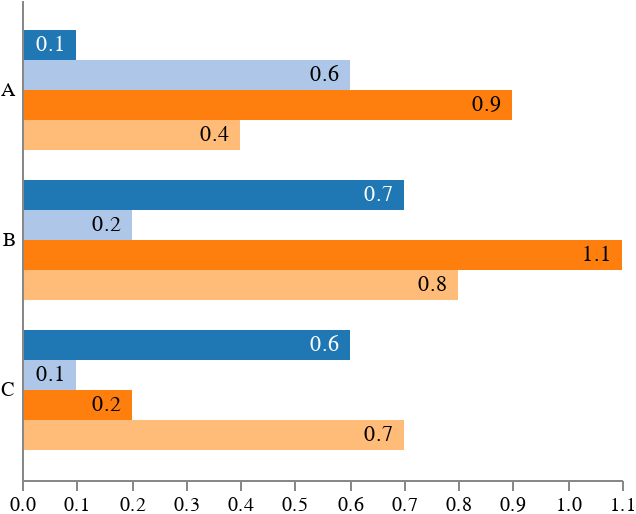

The specification (Vega-Lite) saved for this image:
### Vega specification from a JSON file in a GitHub repository (floating-point values rounded to 4 significant figures)
{"$schema": "https://vega.github.io/schema/vega/v5.json", "width": 300, "height": 240, "data": [{"name": "table", "values": [{"category": "A", "position": 0, "value": 0.1}, {"category": "A", "position": 1, "value": 0.6}, {"category": "A", "position": 2, "value": 0.9}, {"category": "A", "position": 3, "value": 0.4}, {"category": "B", "position": 0, "value": 0.7}, {"category": "B", "position": 1, "value": 0.2}, {"category": "B", "position": 2, "value": 1.1}, {"category": "B", "position": 3, "value": 0.8}, {"category": "C", "position": 0, "value": 0.6}, {"category": "C", "position": 1, "value": 0.1}, {"category": "C", "position": 2, "value": 0.2}, {"category": "C", "position": 3, "value": 0.7}]}], "scales": [{"name": "yscale", "type": "band", "domain": {"data": "table", "field": "category"}, "range": "height", "padding": 0.2}, {"name": "xscale", "type": "linear", "domain": {"data": "table", "field": "value"}, "range": "width", "round": true, "zero": true, "nice": true}, {"name": "color", "type": "ordinal", "domain": {"data": "table", "field": "position"}, "range": {"scheme": "category20"}}], "axes": [{"orient": "left", "scale": "yscale", "ticks": false, "labelPadding": 4, "zindex": 1}, {"orient": "bottom", "scale": "xscale"}], "marks": [{"type": "group", "from": {"facet": {"data": "table", "name": "facet", "groupby": "category"}}, "encode": {"enter": {"y": {"scale": "yscale", "field": "category"}}}, "signals": [{"name": "height", "update": "bandwidth('yscale')"}], "scales": [{"name": "pos", "type": "band", "range": "height", "domain": {"data": "facet", "field": "position"}}], "marks": [{"type": "group", "enabled": false, "marks": [{"name": "bars", "from": {"data": "facet"}, "type": "rect", "encode": {"enter": {"y": {"scale": "pos", "field": "position"}, "height": {"scale": "pos", "band": 1}, "x": {"scale": "xscale", "field": "value"}, "x2": {"scale": "xscale", "value": 0}, "fill": {"scale": "color", "field": "position"}}}}, {"type": "text", "from": {"data": "bars"}, "encode": {"enter": {"x": {"field": "x2", "offset": -5}, "y": {"field": "y", "offset": {"field": "height", "mult": 0.5}}, "fill": [{"test": "contrast('white', datum.fill) > contrast('black', datum.fill)", "value": "white"}, {"value": "black"}], "align": {"value": "right"}, "baseline": {"value": "middle"}, "text": {"field": "datum.value"}}}}]}]}]}
